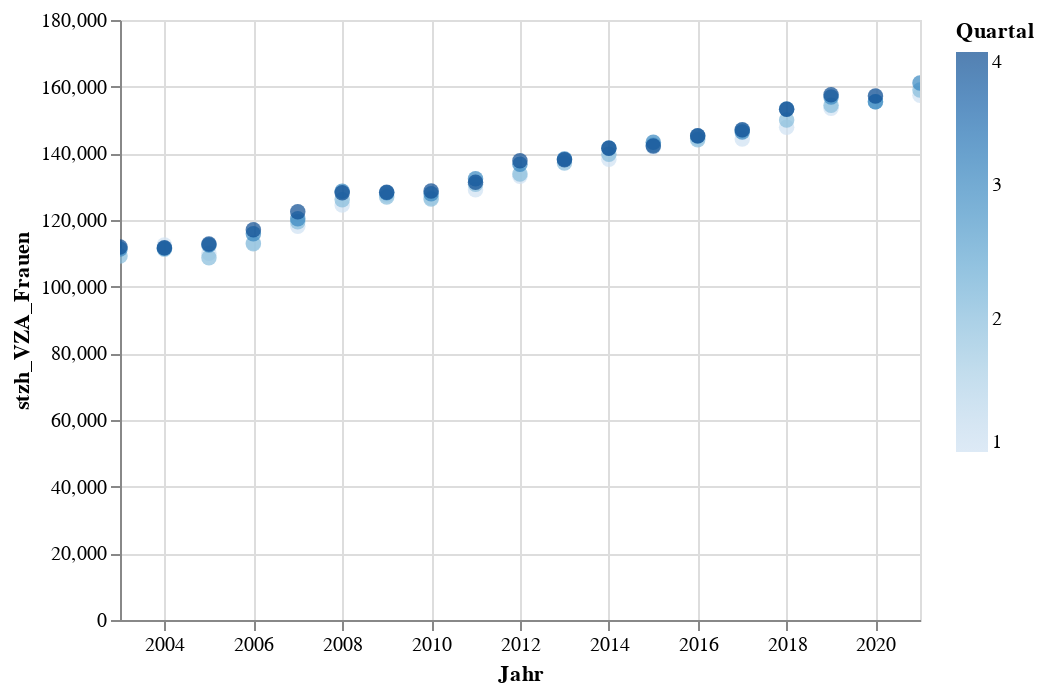

Notebook source saved alongside this figure:
### Code cell
alt.Chart(selVZA).mark_circle(size=60).encode(
    x='Jahr',
    y='stzh_VZA_Frauen',
    color='Quartal',
    tooltip=['Jahr','Quartal','stzh_VZA_Frauen']
).interactive() # this makes the axes interactive: now you can zoom & pan

### Figure 1 — Vega-Lite specification as saved in the notebook (floating-point values rounded to 4 significant figures)
{"config": {"view": {"continuousWidth": 400, "continuousHeight": 300}}, "data": {"name": "data-c0a3268f0eaaf8c78d5a1d571fbfc6a9"}, "mark": {"type": "circle", "size": 60}, "encoding": {"color": {"type": "quantitative", "field": "Quartal"}, "tooltip": [{"type": "temporal", "field": "Jahr"}, {"type": "quantitative", "field": "Quartal"}, {"type": "quantitative", "field": "stzh_VZA_Frauen"}], "x": {"type": "temporal", "field": "Jahr"}, "y": {"type": "quantitative", "field": "stzh_VZA_Frauen"}}, "selection": {"selector003": {"type": "interval", "bind": "scales", "encodings": ["x", "y"]}}, "$schema": "https://vega.github.io/schema/vega-lite/v4.8.1.json", "datasets": {"data-c0a3268f0eaaf8c78d5a1d571fbfc6a9": [{"Jahr": "2003-01-01T00:00:00", "Quartal": 2, "stzh_VZA_Frauen": 109200, "stzh_VZA_Maenner": 186200, "stzh_VZA_s2": 34200, "stzh_VZA_s3": 261300}, {"Jahr": "2003-01-01T00:00:00", "Quartal": 3, "stzh_VZA_Frauen": 111300, "stzh_VZA_Maenner": 185600, "stzh_VZA_s2": 34200, "stzh_VZA_s3": 262800}, {"Jahr": "2003-01-01T00:00:00", "Quartal": 4, "stzh_VZA_Frauen": 111900, "stzh_VZA_Maenner": 182000, "stzh_VZA_s2": 32500, "stzh_VZA_s3": 261400}, {"Jahr": "2004-01-01T00:00:00", "Quartal": 1, "stzh_VZA_Frauen": 112500, "stzh_VZA_Maenner": 181700, "stzh_VZA_s2": 31500, "stzh_VZA_s3": 262700}, {"Jahr": "2004-01-01T00:00:00", "Quartal": 2, "stzh_VZA_Frauen": 111200, "stzh_VZA_Maenner": 181000, "stzh_VZA_s2": 31400, "stzh_VZA_s3": 260800}, {"Jahr": "2004-01-01T00:00:00", "Quartal": 3, "stzh_VZA_Frauen": 111500, "stzh_VZA_Maenner": 182200, "stzh_VZA_s2": 31500, "stzh_VZA_s3": 262100}, {"Jahr": "2004-01-01T00:00:00", "Quartal": 4, "stzh_VZA_Frauen": 111700, "stzh_VZA_Maenner": 178900, "stzh_VZA_s2": 29600, "stzh_VZA_s3": 261000}, {"Jahr": "2005-01-01T00:00:00", "Quartal": 1, "stzh_VZA_Frauen": 110000, "stzh_VZA_Maenner": 178600, "stzh_VZA_s2": 29200, "stzh_VZA_s3": 259400}, {"Jahr": "2005-01-01T00:00:00", "Quartal": 2, "stzh_VZA_Frauen": 108700, "stzh_VZA_Maenner": 178800, "stzh_VZA_s2": 29400, "stzh_VZA_s3": 258000}, {"Jahr": "2005-01-01T00:00:00", "Quartal": 3, "stzh_VZA_Frauen": 112500, "stzh_VZA_Maenner": 182400, "stzh_VZA_s2": 28500, "stzh_VZA_s3": 266400}, {"Jahr": "2005-01-01T00:00:00", "Quartal": 4, "stzh_VZA_Frauen": 112800, "stzh_VZA_Maenner": 179400, "stzh_VZA_s2": 28100, "stzh_VZA_s3": 264100}, {"Jahr": "2006-01-01T00:00:00", "Quartal": 1, "stzh_VZA_Frauen": 113200, "stzh_VZA_Maenner": 180100, "stzh_VZA_s2": 28000, "stzh_VZA_s3": 265200}, {"Jahr": "2006-01-01T00:00:00", "Quartal": 2, "stzh_VZA_Frauen": 112900, "stzh_VZA_Maenner": 182000, "stzh_VZA_s2": 28000, "stzh_VZA_s3": 266800}, {"Jahr": "2006-01-01T00:00:00", "Quartal": 3, "stzh_VZA_Frauen": 115900, "stzh_VZA_Maenner": 184400, "stzh_VZA_s2": 27500, "stzh_VZA_s3": 272800}, {"Jahr": "2006-01-01T00:00:00", "Quartal": 4, "stzh_VZA_Frauen": 117100, "stzh_VZA_Maenner": 183500, "stzh_VZA_s2": 26700, "stzh_VZA_s3": 273900}, {"Jahr": "2007-01-01T00:00:00", "Quartal": 1, "stzh_VZA_Frauen": 118100, "stzh_VZA_Maenner": 184700, "stzh_VZA_s2": 26900, "stzh_VZA_s3": 275800}, {"Jahr": "2007-01-01T00:00:00", "Quartal": 2, "stzh_VZA_Frauen": 119500, "stzh_VZA_Maenner": 188200, "stzh_VZA_s2": 27300, "stzh_VZA_s3": 280400}, {"Jahr": "2007-01-01T00:00:00", "Quartal": 3, "stzh_VZA_Frauen": 120400, "stzh_VZA_Maenner": 191600, "stzh_VZA_s2": 28000, "stzh_VZA_s3": 284000}, {"Jahr": "2007-01-01T00:00:00", "Quartal": 4, "stzh_VZA_Frauen": 122500, "stzh_VZA_Maenner": 191300, "stzh_VZA_s2": 27500, "stzh_VZA_s3": 286300}, {"Jahr": "2008-01-01T00:00:00", "Quartal": 1, "stzh_VZA_Frauen": 124500, "stzh_VZA_Maenner": 192900, "stzh_VZA_s2": 27700, "stzh_VZA_s3": 289700}, {"Jahr": "2008-01-01T00:00:00", "Quartal": 2, "stzh_VZA_Frauen": 126100, "stzh_VZA_Maenner": 196600, "stzh_VZA_s2": 27900, "stzh_VZA_s3": 294700}, {"Jahr": "2008-01-01T00:00:00", "Quartal": 3, "stzh_VZA_Frauen": 128600, "stzh_VZA_Maenner": 197400, "stzh_VZA_s2": 28300, "stzh_VZA_s3": 297800}, {"Jahr": "2008-01-01T00:00:00", "Quartal": 4, "stzh_VZA_Frauen": 128200, "stzh_VZA_Maenner": 194700, "stzh_VZA_s2": 27800, "stzh_VZA_s3": 295100}, {"Jahr": "2009-01-01T00:00:00", "Quartal": 1, "stzh_VZA_Frauen": 127500, "stzh_VZA_Maenner": 195600, "stzh_VZA_s2": 28400, "stzh_VZA_s3": 294700}, {"Jahr": "2009-01-01T00:00:00", "Quartal": 2, "stzh_VZA_Frauen": 126900, "stzh_VZA_Maenner": 195900, "stzh_VZA_s2": 28800, "stzh_VZA_s3": 294000}, {"Jahr": "2009-01-01T00:00:00", "Quartal": 3, "stzh_VZA_Frauen": 128200, "stzh_VZA_Maenner": 197500, "stzh_VZA_s2": 29100, "stzh_VZA_s3": 296600}, {"Jahr": "2009-01-01T00:00:00", "Quartal": 4, "stzh_VZA_Frauen": 128300, "stzh_VZA_Maenner": 195100, "stzh_VZA_s2": 28500, "stzh_VZA_s3": 294900}, {"Jahr": "2010-01-01T00:00:00", "Quartal": 1, "stzh_VZA_Frauen": 126700, "stzh_VZA_Maenner": 195100, "stzh_VZA_s2": 28500, "stzh_VZA_s3": 293300}, {"Jahr": "2010-01-01T00:00:00", "Quartal": 2, "stzh_VZA_Frauen": 126300, "stzh_VZA_Maenner": 197900, "stzh_VZA_s2": 28700, "stzh_VZA_s3": 295500}, {"Jahr": "2010-01-01T00:00:00", "Quartal": 3, "stzh_VZA_Frauen": 127900, "stzh_VZA_Maenner": 200600, "stzh_VZA_s2": 29100, "stzh_VZA_s3": 299400}, {"Jahr": "2010-01-01T00:00:00", "Quartal": 4, "stzh_VZA_Frauen": 128700, "stzh_VZA_Maenner": 199900, "stzh_VZA_s2": 28600, "stzh_VZA_s3": 300100}, {"Jahr": "2011-01-01T00:00:00", "Quartal": 1, "stzh_VZA_Frauen": 129100, "stzh_VZA_Maenner": 197700, "stzh_VZA_s2": 28300, "stzh_VZA_s3": 298600}, {"Jahr": "2011-01-01T00:00:00", "Quartal": 2, "stzh_VZA_Frauen": 130700, "stzh_VZA_Maenner": 200400, "stzh_VZA_s2": 28400, "stzh_VZA_s3": 302800}, {"Jahr": "2011-01-01T00:00:00", "Quartal": 3, "stzh_VZA_Frauen": 132400, "stzh_VZA_Maenner": 201900, "stzh_VZA_s2": 28700, "stzh_VZA_s3": 305700}, {"Jahr": "2011-01-01T00:00:00", "Quartal": 4, "stzh_VZA_Frauen": 131300, "stzh_VZA_Maenner": 200100, "stzh_VZA_s2": 28200, "stzh_VZA_s3": 303300}, {"Jahr": "2012-01-01T00:00:00", "Quartal": 1, "stzh_VZA_Frauen": 133100, "stzh_VZA_Maenner": 201100, "stzh_VZA_s2": 28200, "stzh_VZA_s3": 306000}, {"Jahr": "2012-01-01T00:00:00", "Quartal": 2, "stzh_VZA_Frauen": 133800, "stzh_VZA_Maenner": 202300, "stzh_VZA_s2": 28200, "stzh_VZA_s3": 307900}, {"Jahr": "2012-01-01T00:00:00", "Quartal": 3, "stzh_VZA_Frauen": 136700, "stzh_VZA_Maenner": 205100, "stzh_VZA_s2": 28300, "stzh_VZA_s3": 313500}, {"Jahr": "2012-01-01T00:00:00", "Quartal": 4, "stzh_VZA_Frauen": 137800, "stzh_VZA_Maenner": 202900, "stzh_VZA_s2": 27700, "stzh_VZA_s3": 313100}, {"Jahr": "2013-01-01T00:00:00", "Quartal": 1, "stzh_VZA_Frauen": 138300, "stzh_VZA_Maenner": 203300, "stzh_VZA_s2": 27900, "stzh_VZA_s3": 313700}, {"Jahr": "2013-01-01T00:00:00", "Quartal": 2, "stzh_VZA_Frauen": 137100, "stzh_VZA_Maenner": 205100, "stzh_VZA_s2": 28000, "stzh_VZA_s3": 314100}, {"Jahr": "2013-01-01T00:00:00", "Quartal": 3, "stzh_VZA_Frauen": 138300, "stzh_VZA_Maenner": 205700, "stzh_VZA_s2": 27900, "stzh_VZA_s3": 316100}, {"Jahr": "2013-01-01T00:00:00", "Quartal": 4, "stzh_VZA_Frauen": 138100, "stzh_VZA_Maenner": 203700, "stzh_VZA_s2": 27600, "stzh_VZA_s3": 314200}, {"Jahr": "2014-01-01T00:00:00", "Quartal": 1, "stzh_VZA_Frauen": 138200, "stzh_VZA_Maenner": 203000, "stzh_VZA_s2": 27600, "stzh_VZA_s3": 313600}, {"Jahr": "2014-01-01T00:00:00", "Quartal": 2, "stzh_VZA_Frauen": 139700, "stzh_VZA_Maenner": 205200, "stzh_VZA_s2": 27800, "stzh_VZA_s3": 317000}, {"Jahr": "2014-01-01T00:00:00", "Quartal": 3, "stzh_VZA_Frauen": 141600, "stzh_VZA_Maenner": 206600, "stzh_VZA_s2": 27900, "stzh_VZA_s3": 320400}, {"Jahr": "2014-01-01T00:00:00", "Quartal": 4, "stzh_VZA_Frauen": 141500, "stzh_VZA_Maenner": 207100, "stzh_VZA_s2": 27700, "stzh_VZA_s3": 321000}, {"Jahr": "2015-01-01T00:00:00", "Quartal": 1, "stzh_VZA_Frauen": 141900, "stzh_VZA_Maenner": 206900, "stzh_VZA_s2": 27800, "stzh_VZA_s3": 320900}, {"Jahr": "2015-01-01T00:00:00", "Quartal": 2, "stzh_VZA_Frauen": 142500, "stzh_VZA_Maenner": 209700, "stzh_VZA_s2": 28300, "stzh_VZA_s3": 324000}, {"Jahr": "2015-01-01T00:00:00", "Quartal": 3, "stzh_VZA_Frauen": 143300, "stzh_VZA_Maenner": 210500, "stzh_VZA_s2": 28100, "stzh_VZA_s3": 325600}, {"Jahr": "2015-01-01T00:00:00", "Quartal": 4, "stzh_VZA_Frauen": 142200, "stzh_VZA_Maenner": 210300, "stzh_VZA_s2": 27500, "stzh_VZA_s3": 325000}, {"Jahr": "2016-01-01T00:00:00", "Quartal": 1, "stzh_VZA_Frauen": 144500, "stzh_VZA_Maenner": 210700, "stzh_VZA_s2": 27100, "stzh_VZA_s3": 328100}, {"Jahr": "2016-01-01T00:00:00", "Quartal": 2, "stzh_VZA_Frauen": 144100, "stzh_VZA_Maenner": 211100, "stzh_VZA_s2": 27200, "stzh_VZA_s3": 328000}, {"Jahr": "2016-01-01T00:00:00", "Quartal": 3, "stzh_VZA_Frauen": 145200, "stzh_VZA_Maenner": 212300, "stzh_VZA_s2": 27500, "stzh_VZA_s3": 330000}, {"Jahr": "2016-01-01T00:00:00", "Quartal": 4, "stzh_VZA_Frauen": 145300, "stzh_VZA_Maenner": 211900, "stzh_VZA_s2": 26200, "stzh_VZA_s3": 331000}, {"Jahr": "2017-01-01T00:00:00", "Quartal": 1, "stzh_VZA_Frauen": 144300, "stzh_VZA_Maenner": 212300, "stzh_VZA_s2": 25700, "stzh_VZA_s3": 331000}, {"Jahr": "2017-01-01T00:00:00", "Quartal": 2, "stzh_VZA_Frauen": 146900, "stzh_VZA_Maenner": 214700, "stzh_VZA_s2": 27000, "stzh_VZA_s3": 334700}, {"Jahr": "2017-01-01T00:00:00", "Quartal": 3, "stzh_VZA_Frauen": 146400, "stzh_VZA_Maenner": 217400, "stzh_VZA_s2": 27000, "stzh_VZA_s3": 336800}, {"Jahr": "2017-01-01T00:00:00", "Quartal": 4, "stzh_VZA_Frauen": 147100, "stzh_VZA_Maenner": 216400, "stzh_VZA_s2": 26600, "stzh_VZA_s3": 336900}, {"Jahr": "2018-01-01T00:00:00", "Quartal": 1, "stzh_VZA_Frauen": 147800, "stzh_VZA_Maenner": 215600, "stzh_VZA_s2": 26400, "stzh_VZA_s3": 337000}, {"Jahr": "2018-01-01T00:00:00", "Quartal": 2, "stzh_VZA_Frauen": 150000, "stzh_VZA_Maenner": 216100, "stzh_VZA_s2": 26600, "stzh_VZA_s3": 339500}, {"Jahr": "2018-01-01T00:00:00", "Quartal": 3, "stzh_VZA_Frauen": 153300, "stzh_VZA_Maenner": 216800, "stzh_VZA_s2": 27000, "stzh_VZA_s3": 343100}, {"Jahr": "2018-01-01T00:00:00", "Quartal": 4, "stzh_VZA_Frauen": 153200, "stzh_VZA_Maenner": 216700, "stzh_VZA_s2": 26700, "stzh_VZA_s3": 343200}, {"Jahr": "2019-01-01T00:00:00", "Quartal": 1, "stzh_VZA_Frauen": 153500, "stzh_VZA_Maenner": 217800, "stzh_VZA_s2": 26900, "stzh_VZA_s3": 344400}, {"Jahr": "2019-01-01T00:00:00", "Quartal": 2, "stzh_VZA_Frauen": 154400, "stzh_VZA_Maenner": 217800, "stzh_VZA_s2": 27100, "stzh_VZA_s3": 345100}, {"Jahr": "2019-01-01T00:00:00", "Quartal": 3, "stzh_VZA_Frauen": 156900, "stzh_VZA_Maenner": 217100, "stzh_VZA_s2": 27400, "stzh_VZA_s3": 346600}, {"Jahr": "2019-01-01T00:00:00", "Quartal": 4, "stzh_VZA_Frauen": 157600, "stzh_VZA_Maenner": 216800, "stzh_VZA_s2": 26900, "stzh_VZA_s3": 347500}, {"Jahr": "2020-01-01T00:00:00", "Quartal": 1, "stzh_VZA_Frauen": 157100, "stzh_VZA_Maenner": 216800, "stzh_VZA_s2": 26100, "stzh_VZA_s3": 347700}, {"Jahr": "2020-01-01T00:00:00", "Quartal": 2, "stzh_VZA_Frauen": 155500, "stzh_VZA_Maenner": 218300, "stzh_VZA_s2": 26100, "stzh_VZA_s3": 347700}, {"Jahr": "2020-01-01T00:00:00", "Quartal": 3, "stzh_VZA_Frauen": 155500, "stzh_VZA_Maenner": 219500, "stzh_VZA_s2": 26400, "stzh_VZA_s3": 348600}, {"Jahr": "2020-01-01T00:00:00", "Quartal": 4, "stzh_VZA_Frauen": 157200, "stzh_VZA_Maenner": 218500, "stzh_VZA_s2": 26000, "stzh_VZA_s3": 349700}, {"Jahr": "2021-01-01T00:00:00", "Quartal": 1, "stzh_VZA_Frauen": 157400, "stzh_VZA_Maenner": 216500, "stzh_VZA_s2": 26400, "stzh_VZA_s3": 347500}, {"Jahr": "2021-01-01T00:00:00", "Quartal": 2, "stzh_VZA_Frauen": 159000, "stzh_VZA_Maenner": 217300, "stzh_VZA_s2": 25700, "stzh_VZA_s3": 350700}, {"Jahr": "2021-01-01T00:00:00", "Quartal": 3, "stzh_VZA_Frauen": 161100, "stzh_VZA_Maenner": 220500, "stzh_VZA_s2": 26500, "stzh_VZA_s3": 355100}]}}
